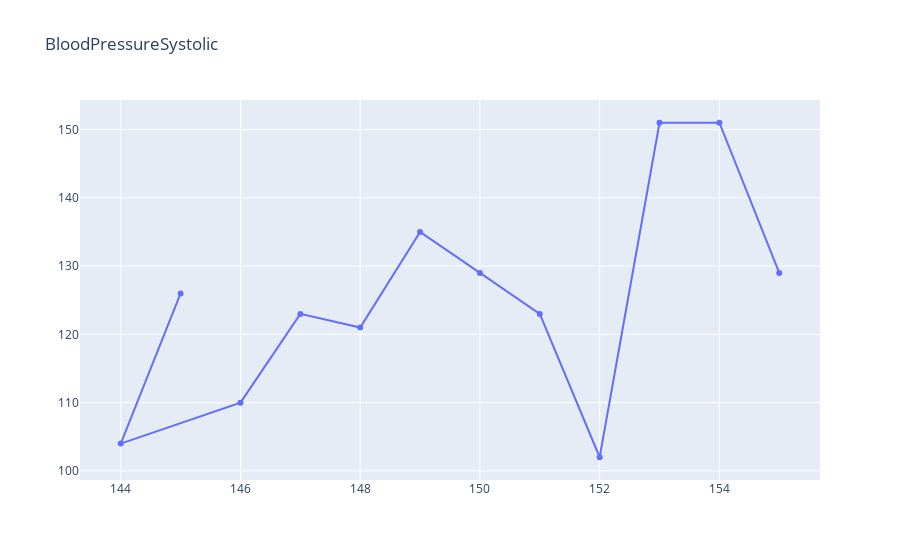

The notebook cell this image was saved under:
### Code cell
from plotly.offline import plot

import plotly.graph_objects as go
fig = go.Figure(
    data=[go.Scatter(x=BloodPressureSystolic.index.values,y=BloodPressureSystolic['value'])],
    layout_title_text="BloodPressureSystolic"
)
fig.show()

### Figure 1 — Plotly figure (JSON) as saved in the notebook; plotly's stock layout.template omitted (floating-point values rounded to 4 significant figures)
{"data": [{"type": "scatter", "x": [145, 144, 146, 147, 148, 149, 150, 151, 152, 153, 154, 155], "y": ["126", "104", "110", "123", "121", "135", "129", "123", "102", "151", "151", "129"]}], "layout": {"title": {"text": "BloodPressureSystolic"}}}
